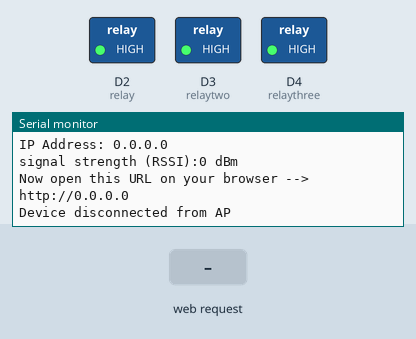
The sketch below on a simulated Arduino Uno R4 WiFi. On the bench: switched loads named in the sketch (green lamp = pin HIGH), the last lines printed to the serial monitor. The test bench sets the inputs (shaded band).

Above: at 11.2 s.
11.3 s: HTTP request GET /on received
At 12.1 s:
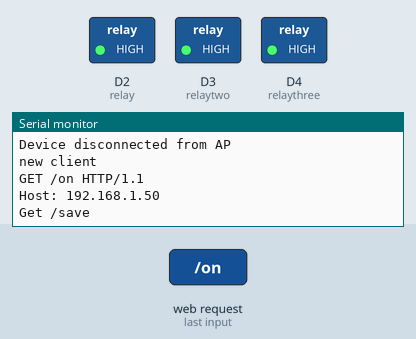
12.8 s: HTTP request GET /off received
At 14.11 s:
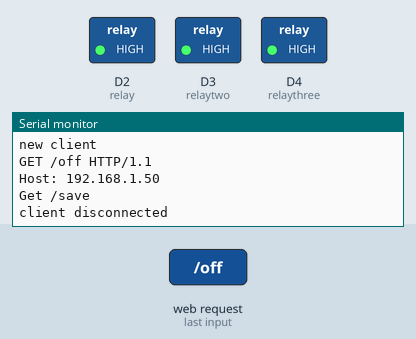
14.3 s: HTTP request GET /save received
At 14.7 s:
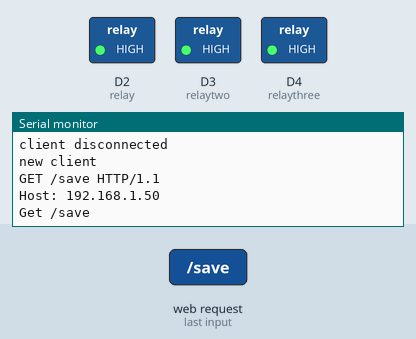

Measured:
- after the input at 11.3 s, the serial monitor: prints a new line at once (image 1)
- after the input at 12.8 s, the serial monitor: prints a new line at once (image 2)
- after the input at 14.3 s, the serial monitor: prints a new line at once (image 3)

The sketch:

HTML_Code.ino
```cpp
#include "WiFiS3.h"
#define SECRET_SSID "Charles Laptop"
#define SECRET_PASS "51+9tQ66"
#define relay 2
#define relaytwo 3
#define relaythree 4
String header;
String output = "off";

///////please enter your sensitive data in the Secret tab/arduino_secrets.h
char ssid[] = SECRET_SSID;        // your network SSID (name)
char pass[] = SECRET_PASS;        // your network password (use for WPA, or use as key for WEP)
int keyIndex = 0;                 // your network key index number (needed only for WEP)

int led =  LED_BUILTIN;
int status = WL_IDLE_STATUS;
WiFiServer server(80);

void setup() {
  //Initialize serial and wait for port to open:
  Serial.begin(9600);
  while (!Serial) {
    ; // wait for serial port to connect. Needed for native USB port only
  }
  Serial.println("Access Point Web Server");

  pinMode(relay, OUTPUT); // set the Relay pin mode
  pinMode(relaytwo, OUTPUT);
  pinMode(relaythree, OUTPUT);

  digitalWrite(relay, HIGH);
  digitalWrite(3, HIGH);
  digitalWrite(4, HIGH);

  // check for the WiFi module:
  if (WiFi.status() == WL_NO_MODULE) {
    Serial.println("Communication with WiFi module failed!");
    // don't continue
    while (true);
  }

  String fv = WiFi.firmwareVersion();
  if (fv < WIFI_FIRMWARE_LATEST_VERSION) {
    Serial.println("Please upgrade the firmware");
  }

  // by default the local IP address will be 192.168.4.1
  // you can override it with the following:
  WiFi.config(IPAddress(192,48,56,2));

  // print the network name (SSID);
  Serial.print("Creating access point named: ");
  Serial.println(ssid);

  // Create open network. Change this line if you want to create an WEP network:
  status = WiFi.beginAP(ssid, pass);
  if (status != WL_AP_LISTENING) {
    Serial.println("Creating access point failed");
    // don't continue
    while (true);
  }

  // wait 10 seconds for connection:
  delay(10000);

  // start the web server on port 80
  server.begin();

  // you're connected now, so print out the status
  printWiFiStatus();
}


void loop() {

  // compare the previous status to the current status
  if (status != WiFi.status()) {
    // it has changed update the variable
    status = WiFi.status();

    if (status == WL_AP_CONNECTED) {
      // a device has connected to the AP
      Serial.println("Device connected to AP");
    } else {
      // a device has disconnected from the AP, and we are back in listening mode
      Serial.println("Device disconnected from AP");
    }
  }

  WiFiClient client = server.available();   // listen for incoming clients

  if (client) {                             // if you get a client,
    Serial.println("new client");           // print a message out the serial port
    String currentLine = "";                // make a String to hold incoming data from the client
    while (client.connected()) {            // loop while the client's connected
      delayMicroseconds(10);                // This is required for the Arduino Nano RP2040 Connect - otherwise it will loop so fast that SPI will never be served.
      if (client.available()) {             // if there's bytes to read from the client,
        char c = client.read();             // read a byte, then
        Serial.write(c);                    // print it out to the serial monitor
        if (c == '\n') {                    // if the byte is a newline character

          // if the current line is blank, you got two newline characters in a row.
          // that's the end of the client HTTP request, so send a response:
          if (currentLine.length() == 0) {
            // HTTP headers always start with a response code (e.g. HTTP/1.1 200 OK)
            // and a content-type so the client knows what's coming, then a blank line:
            client.println("HTTP/1.1 200 OK");
            client.println("Content-type:text/html");
            client.println("Connection: close");
            client.println();
            // turns the relay on and off
            if (header.indexOf("GET /on") >= 0) {
              output = "on";
              digitalWrite(relay, LOW);
            } else if (header.indexOf("GET /off") >= 0) {
              output = "off";
              digitalWrite(relay, HIGH);
            }
           // Display the HTML web page
            client.println("<!DOCTYPE html><html>");
            client.println("<head><meta name=\"viewport\" content=\"width=device-width, initial-scale=1\">");
            client.println("<link rel=\"icon\" href=\"data:,\">");
            // CSS to style the on/off buttons
            // Feel free to change the background-color and font-size attributes to fit your preferences
            client.println("<style>html { font-family: Helvetica; display: inline-block; margin: 0px auto; text-align: center;}");
            client.println(".on { background-color: #FF0000; border: 5px; color: white; padding: 16px 40px; border-radius: 20px;");
            client.println("text-decoration: none; font-size: 30px; margin: 2px; cursor: pointer;}");
            client.println(".off {background-color: #000000;border: 5px; color: white; padding: 16px 40px; border-radius: 20px;");
            client.println("text-decoration: none; font-size: 30px; margin: 2px; cursor: pointer;}</style></head>");
            //text box
            client.println("<!DOCTYPE html>");
            client.println("<html>");
            client.println("<head><title>Arduino Text Box</title></head>");
            client.println("<body>");
            client.println("<h1>Enter text:</h1>");
            client.println("<form action='/save' method='GET'>");
            client.println("<input type='text' name='textbox' id='textbox'>");
            client.println("<input type ='submit' value='Save'>");
            client.println("</form>");
            client.println("</body>");
            client.println("</html>");
            Serial.println("Get /save");
            //Webpage heading
            client.println("<body><h1>VATR Control Panel</h1>");  //creates labels for the webpage
            client.println("<p>Relay " + output + "</p>");
            if (output == "off") {
              client.println("<p><a href=\"/on\"><button class=\"off\">OFF</button></a></p>");
            } else {
              client.println("<p><a href=\"/off\"><button class=\"on\">ON</button></a></p>");
            }


            client.println("</body></html>");
            // The HTTP response ends with another blank line:
            client.println();
            // break out of the while loop:
            break;
          }
          else {      // if you got a newline, then clear currentLine:
            currentLine = "";
          }
        }
        else if (c != '\r') {    // if you got anything else but a carriage return character,
          currentLine += c;      // add it to the end of the currentLine
        }

        // Check to see if the client request was "GET /H" or "GET /L":
        if (header.indexOf("GET /on") >= 0) {
              output = "on";
              digitalWrite(relay, LOW);
            } else if (header.indexOf("GET /off") >= 0) {
              output = "off";
              digitalWrite(relay, HIGH);
            }
      }
    }
    //clear header varible
   if(client.find("GET /save"))   // get value entered into the text box
   { String textboxValue = client.readStringUntil('\r');
   textboxValue.trim();   //trim any leading or trailing spaces
   delay(1000);
   }
    // close the connection:
    delay(1);
    client.stop();
    Serial.println("client disconnected");
  }
}

void printWiFiStatus() {
  // print the SSID of the network you're attached to:
  Serial.print("SSID: ");
  Serial.println(WiFi.SSID());

  // print your WiFi shield's IP address:
  IPAddress ip = WiFi.localIP();
  Serial.print("IP Address: ");
  Serial.println(ip);

  // print the received signal strength:
  long rssi = WiFi.RSSI();
  Serial.print("signal strength (RSSI):");
  Serial.print(rssi);
  Serial.println(" dBm");
  // print where to go in a browser:
  Serial.print("Now open this URL on your browser --> http://");
  Serial.println(ip);
}
```
